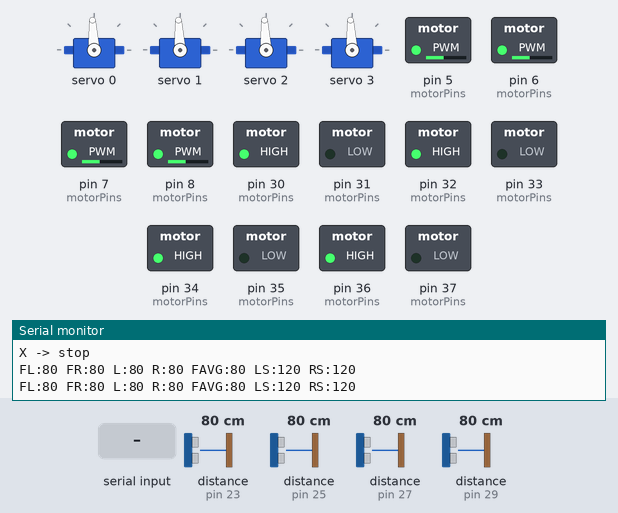
Simulated run of this sketch. Board: Arduino Mega 2560, built with avr-gcc and run on an emulated ATmega2560. Shown: 4 × servo, switched loads named in the sketch (green lamp = pin HIGH), the last lines printed to the serial monitor. Wiring (inferred from the names in the program): 4 × ultrasonic range finder: trigger pin 22, echo pin 23 / trigger pin 24, echo pin 25 / trigger pin 26, echo pin 27 / trigger pin 28, echo pin 29. Dashed ring = blinking. The inputs (shaded band) are chosen by the test bench; at power-on: distance to the obstacle (sensors on pin 23, pin 25, pin 27, pin 29) 80 cm. The echo pulse lasts 58.3 µs per cm; pins used as bus, display or sensor lines are not drawn.

Above: at 3.0 s.
3.1 s: distance to the obstacle (sensor on pin 23) set to 2 cm
At 4.7 s:
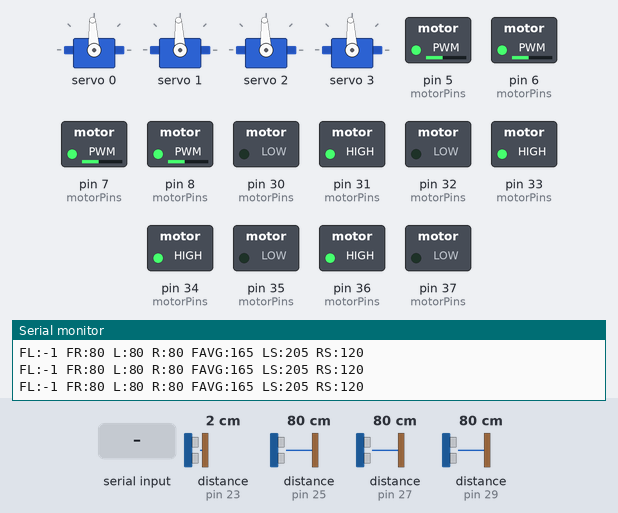
6.1 s: distance to the obstacle (sensor on pin 25) set to 4 cm
8.0 s: distance to the obstacle (sensor on pin 25) set to 2 cm
At 8.9 s:
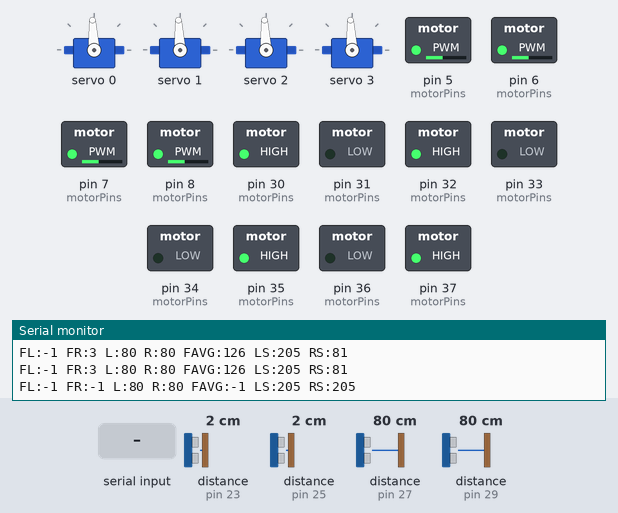
11.0 s: "T\n" received over Serial
At 14.8 s:
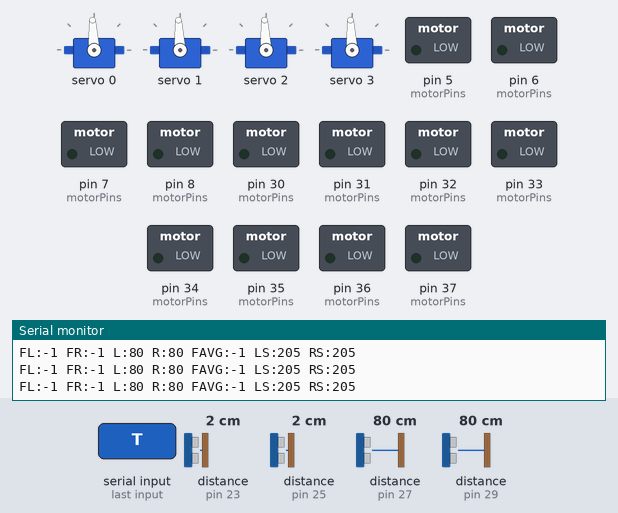
Timing chart, 0 to 16.3 s (numbered marks = the images above; inputs shaded):
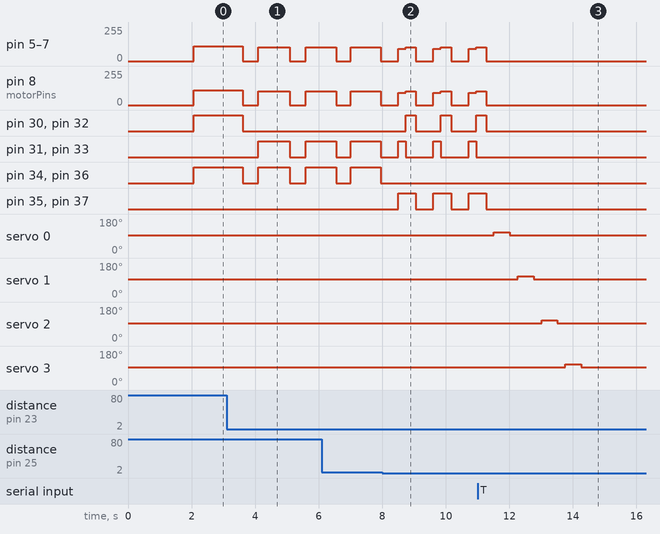

Measured:
- the behaviour switches between 3 and 2 cm on distance to the obstacle (sensor on pin 25) (found by bisection; images 1 and 2)
- after the input at 3.1 s, pin 5 (motorPins), pin 6 (motorPins): alternates 105/255 for 0.99 s and 0/255 for 0.49 s, starting after 0.51 s
- after the input at 8.0 s, pin 30 (motorPins), pin 32 (motorPins): alternates HIGH for 0.32 s and LOW for 0.79 s, starting after 0.74 s; pin 34 (motorPins), pin 36 (motorPins): stops changing and stays LOW; pin 35 (motorPins), pin 37 (motorPins): alternates HIGH for 0.56 s and LOW for 0.55 s, starting after 0.50 s
- after the input at 11.0 s, pin 5 (motorPins), pin 6 (motorPins): goes on until 11.3 s, then stays 0/255

The sketch:

mobile_manipulator_l298n_individual_motors.ino
```cpp
#include <Wire.h>
#include <Adafruit_PWMServoDriver.h>

// ===================== Hardware map =====================
const uint8_t PIN_I2C_SDA = 20;
const uint8_t PIN_I2C_SCL = 21;

// Ultrasonic sensors
const uint8_t TRIG_FRONT_LEFT   = 22;
const uint8_t ECHO_FRONT_LEFT   = 23;

const uint8_t TRIG_FRONT_RIGHT  = 24;
const uint8_t ECHO_FRONT_RIGHT  = 25;

const uint8_t TRIG_RIGHT        = 26;
const uint8_t ECHO_RIGHT        = 27;

const uint8_t TRIG_LEFT         = 28;
const uint8_t ECHO_LEFT         = 29;

// ===================== L298N - LEFT SIDE =====================
// Left motor 1
const uint8_t LEFT_FRONT_ENA    = 5;
const uint8_t LEFT_FRONT_IN1    = 30;
const uint8_t LEFT_FRONT_IN2    = 31;

// Left motor 2
const uint8_t LEFT_REAR_ENA     = 6;
const uint8_t LEFT_REAR_IN1     = 32;
const uint8_t LEFT_REAR_IN2     = 33;

// ===================== L298N - RIGHT SIDE =====================
const uint8_t RIGHT_FRONT_ENA   = 7;
const uint8_t RIGHT_FRONT_IN1   = 34;
const uint8_t RIGHT_FRONT_IN2   = 35;

const uint8_t RIGHT_REAR_ENA    = 8;
const uint8_t RIGHT_REAR_IN1    = 36;
const uint8_t RIGHT_REAR_IN2    = 37;

// ===================== Servo channels (kept for future) =====================
const uint8_t SERVO_BASE        = 0;
const uint8_t SERVO_SHOULDER    = 1;
const uint8_t SERVO_ELBOW       = 2;
const uint8_t SERVO_WRIST       = 3;

const uint8_t SERVO_COUNT = 4;
const uint8_t servoChannel[SERVO_COUNT] = {
  SERVO_BASE, SERVO_SHOULDER, SERVO_ELBOW, SERVO_WRIST
};

const int servoHome[SERVO_COUNT]     = {90, 90, 90, 90};
int       servoCurrent[SERVO_COUNT]  = {90, 90, 90, 90};

const int servoMinAngle[SERVO_COUNT] = {0, 15, 15, 0};
const int servoMaxAngle[SERVO_COUNT] = {180, 165, 165, 180};

const uint16_t SERVO_FREQ      = 50;
const uint16_t SERVO_MIN_PULSE = 102;
const uint16_t SERVO_MAX_PULSE = 512;

Adafruit_PWMServoDriver pca = Adafruit_PWMServoDriver(0x40);

// ===================== Ultrasonic settings =====================
const unsigned long ECHO_TIMEOUT_US   = 30000UL;
const unsigned long SENSOR_GAP_MS     = 18;
const long          DIST_INVALID      = -1;
const int           DIST_MAX_VALID_CM = 250;

// ===================== Motion settings =====================
const int BASE_SPEED       = 100;
const int CRUISE_SPEED     = 112;
const int CAUTION_SPEED    = 92;
const int REVERSE_SPEED    = 92;
const int PIVOT_SPEED      = 105;
const int MAX_CMD_SPEED    = 140;
const int MIN_CMD_SPEED    = 75;

// ===================== Avoidance thresholds =====================
const int FRONT_BLOCK_CM   = 26;
const int FRONT_CAUTION_CM = 45;
const int FRONT_CLEAR_CM   = 60;
const int SIDE_SAFE_CM     = 25;
const int SIDE_OPEN_CM     = 40;
const int VERY_CLOSE_CM    = 12;

// ===================== Timing =====================
const unsigned long CONTROL_DT_MS      = 70;
const unsigned long STATUS_PRINT_MS    = 450;
const unsigned long STOP_BEFORE_BACK_MS = 120;
const unsigned long BACKUP_TIME_MS     = 320;
const unsigned long PIVOT_TIME_MS      = 360;
const unsigned long RECOVERY_WAIT_MS   = 90;

// ===================== State machine =====================
enum RobotState {
  STATE_STARTUP,
  STATE_CRUISE,
  STATE_CAUTION,
  STATE_AVOID_BACKUP,
  STATE_AVOID_TURN
};

enum TurnDirection {
  TURN_LEFT,
  TURN_RIGHT
};

// ===================== Motor structures =====================
struct MotorPins {
  uint8_t ena;
  uint8_t in1;
  uint8_t in2;
};

enum MotorIndex {
  MOTOR_LEFT_FRONT = 0,
  MOTOR_RIGHT_FRONT,
  MOTOR_LEFT_REAR,
  MOTOR_RIGHT_REAR,
  MOTOR_COUNT
};

const MotorPins motorPins[MOTOR_COUNT] = {
  {LEFT_FRONT_ENA,  LEFT_FRONT_IN1,  LEFT_FRONT_IN2},
  {RIGHT_FRONT_ENA, RIGHT_FRONT_IN1, RIGHT_FRONT_IN2},
  {LEFT_REAR_ENA,   LEFT_REAR_IN1,   LEFT_REAR_IN2},
  {RIGHT_REAR_ENA,  RIGHT_REAR_IN1,  RIGHT_REAR_IN2}
};

// ===================== Sensor data =====================
struct SensorReadings {
  long frontLeft;
  long frontRight;
  long right;
  long left;
  long frontAvg;
  long leftScore;
  long rightScore;
};

SensorReadings sense;

// ===================== Runtime =====================
RobotState currentState = STATE_STARTUP;
TurnDirection lastTurn = TURN_RIGHT;

unsigned long lastControlTime = 0;
unsigned long lastPrintTime = 0;
unsigned long stateStartTime = 0;

bool autoMode = true;
bool armLocked = true;

int backDir = 1;

// ===================== Utility =====================
long clampLong(long x, long lo, long hi) {
  if (x < lo) return lo;
  if (x > hi) return hi;
  return x;
}

long sanitizeDistance(long d) {
  if (d <= 0 || d > DIST_MAX_VALID_CM) return DIST_INVALID;
  return d;
}

long median3(long a, long b, long c) {
  if (a > b) { long t = a; a = b; b = t; }
  if (b > c) { long t = b; b = c; c = t; }
  if (a > b) { long t = a; a = b; b = t; }
  return b;
}

// ===================== Servo functions (kept for future) =====================
uint16_t angleToPulse(int angle) {
  angle = constrain(angle, 0, 180);
  return map(angle, 0, 180, SERVO_MIN_PULSE, SERVO_MAX_PULSE);
}

void writeServo(uint8_t index, int angle) {
  if (index >= SERVO_COUNT) return;
  angle = constrain(angle, servoMinAngle[index], servoMaxAngle[index]);
  servoCurrent[index] = angle;
  pca.setPWM(servoChannel[index], 0, angleToPulse(angle));
}

void lockArmHome() {
  for (uint8_t i = 0; i < SERVO_COUNT; i++) {
    if (servoCurrent[i] != servoHome[i]) {
      writeServo(i, servoHome[i]);
      delay(60);
    }
  }
}

void moveAllHome() {
  for (uint8_t i = 0; i < SERVO_COUNT; i++) {
    writeServo(i, servoHome[i]);
    delay(180);
  }
}

void startupServoTest() {
  for (uint8_t i = 0; i < SERVO_COUNT; i++) {
    int testAngle = servoHome[i] + 15;
    if (testAngle > servoMaxAngle[i]) testAngle = servoHome[i] - 15;
    testAngle = constrain(testAngle, servoMinAngle[i], servoMaxAngle[i]);
    writeServo(i, testAngle);
    delay(500);
    writeServo(i, servoHome[i]);
    delay(250);
  }
}

// ===================== Ultrasonic functions =====================
void initUltrasonicPins() {
  pinMode(TRIG_FRONT_LEFT, OUTPUT);
  pinMode(ECHO_FRONT_LEFT, INPUT);

  pinMode(TRIG_FRONT_RIGHT, OUTPUT);
  pinMode(ECHO_FRONT_RIGHT, INPUT);

  pinMode(TRIG_RIGHT, OUTPUT);
  pinMode(ECHO_RIGHT, INPUT);

  pinMode(TRIG_LEFT, OUTPUT);
  pinMode(ECHO_LEFT, INPUT);

  digitalWrite(TRIG_FRONT_LEFT, LOW);
  digitalWrite(TRIG_FRONT_RIGHT, LOW);
  digitalWrite(TRIG_RIGHT, LOW);
  digitalWrite(TRIG_LEFT, LOW);
}

long readDistanceRawCM(uint8_t trigPin, uint8_t echoPin) {
  digitalWrite(trigPin, LOW);
  delayMicroseconds(3);
  digitalWrite(trigPin, HIGH);
  delayMicroseconds(10);
  digitalWrite(trigPin, LOW);

  unsigned long duration = pulseIn(echoPin, HIGH, ECHO_TIMEOUT_US);
  if (duration == 0) return DIST_INVALID;

  long distance = duration / 58;
  if (distance < 2 || distance > 400) return DIST_INVALID;
  return distance;
}

long readDistanceFilteredCM(uint8_t trigPin, uint8_t echoPin) {
  long a = readDistanceRawCM(trigPin, echoPin);
  delay(SENSOR_GAP_MS);
  long b = readDistanceRawCM(trigPin, echoPin);
  delay(SENSOR_GAP_MS);
  long c = readDistanceRawCM(trigPin, echoPin);

  if (a == DIST_INVALID && b == DIST_INVALID && c == DIST_INVALID) return DIST_INVALID;
  if (a == DIST_INVALID) a = DIST_MAX_VALID_CM;
  if (b == DIST_INVALID) b = DIST_MAX_VALID_CM;
  if (c == DIST_INVALID) c = DIST_MAX_VALID_CM;

  return median3(a, b, c);
}

void updateSensors() {
  sense.frontLeft  = readDistanceFilteredCM(TRIG_FRONT_LEFT, ECHO_FRONT_LEFT);
  delay(SENSOR_GAP_MS);
  sense.frontRight = readDistanceFilteredCM(TRIG_FRONT_RIGHT, ECHO_FRONT_RIGHT);
  delay(SENSOR_GAP_MS);
  sense.right      = readDistanceFilteredCM(TRIG_RIGHT, ECHO_RIGHT);
  delay(SENSOR_GAP_MS);
  sense.left       = readDistanceFilteredCM(TRIG_LEFT, ECHO_LEFT);

  if (sense.frontLeft == DIST_INVALID && sense.frontRight == DIST_INVALID) {
    sense.frontAvg = DIST_INVALID;
  } else {
    long fl = (sense.frontLeft == DIST_INVALID) ? DIST_MAX_VALID_CM : sense.frontLeft;
    long fr = (sense.frontRight == DIST_INVALID) ? DIST_MAX_VALID_CM : sense.frontRight;
    sense.frontAvg = (fl + fr) / 2;
  }

  long ls = (sense.left == DIST_INVALID) ? DIST_MAX_VALID_CM : sense.left;
  long rs = (sense.right == DIST_INVALID) ? DIST_MAX_VALID_CM : sense.right;
  long fl = (sense.frontLeft == DIST_INVALID) ? DIST_MAX_VALID_CM : sense.frontLeft;
  long fr = (sense.frontRight == DIST_INVALID) ? DIST_MAX_VALID_CM : sense.frontRight;

  sense.leftScore = ls + (fl / 2);
  sense.rightScore = rs + (fr / 2);
}

bool sensorMissingOrBad() {
  return (sense.frontLeft == DIST_INVALID || sense.frontRight == DIST_INVALID ||
          sense.left == DIST_INVALID || sense.right == DIST_INVALID);
}

void printDistances() {
  Serial.print("FL:");
  Serial.print(sense.frontLeft);
  Serial.print(" FR:");
  Serial.print(sense.frontRight);
  Serial.print(" L:");
  Serial.print(sense.left);
  Serial.print(" R:");
  Serial.print(sense.right);
  Serial.print(" FAVG:");
  Serial.print(sense.frontAvg);
  Serial.print(" LS:");
  Serial.print(sense.leftScore);
  Serial.print(" RS:");
  Serial.println(sense.rightScore);
}

// ===================== Motor functions =====================
void initMotorPins() {
  for (uint8_t i = 0; i < MOTOR_COUNT; i++) {
    pinMode(motorPins[i].ena, OUTPUT);
    pinMode(motorPins[i].in1, OUTPUT);
    pinMode(motorPins[i].in2, OUTPUT);
    analogWrite(motorPins[i].ena, 0);
    digitalWrite(motorPins[i].in1, LOW);
    digitalWrite(motorPins[i].in2, LOW);
  }
}

void setMotor(MotorIndex motor, int pwm) {
  pwm = constrain(pwm, -255, 255);

  if (pwm > 0) {
    digitalWrite(motorPins[motor].in1, HIGH);
    digitalWrite(motorPins[motor].in2, LOW);
    analogWrite(motorPins[motor].ena, pwm);
  } else if (pwm < 0) {
    digitalWrite(motorPins[motor].in1, LOW);
    digitalWrite(motorPins[motor].in2, HIGH);
    analogWrite(motorPins[motor].ena, -pwm);
  } else {
    digitalWrite(motorPins[motor].in1, LOW);
    digitalWrite(motorPins[motor].in2, LOW);
    analogWrite(motorPins[motor].ena, 0);
  }
}

void setDrive4(int leftFront, int rightFront, int leftRear, int rightRear) {
  setMotor(MOTOR_LEFT_FRONT, leftFront);
  setMotor(MOTOR_RIGHT_FRONT, rightFront);
  setMotor(MOTOR_LEFT_REAR, leftRear);
  setMotor(MOTOR_RIGHT_REAR, rightRear);
}

void stopMotors() {
  setDrive4(0, 0, 0, 0);
}

void driveForward(int l, int r) {
  setDrive4(abs(l), abs(r), abs(l), abs(r));
}

void driveBackward(int l, int r) {
  setDrive4(-abs(l), -abs(r), -abs(l), -abs(r));
}

void pivotLeft(int pwm) {
  setDrive4(-abs(pwm), abs(pwm), -abs(pwm), abs(pwm));
}

void pivotRight(int pwm) {
  setDrive4(abs(pwm), -abs(pwm), abs(pwm), -abs(pwm));
}

// ===================== Decision logic =====================
bool frontBlocked() {
  long fl = (sense.frontLeft == DIST_INVALID) ? 0 : sense.frontLeft;
  long fr = (sense.frontRight == DIST_INVALID) ? 0 : sense.frontRight;
  return (fl <= FRONT_BLOCK_CM || fr <= FRONT_BLOCK_CM);
}

bool dangerClose() {
  long fl = (sense.frontLeft == DIST_INVALID) ? 0 : sense.frontLeft;
  long fr = (sense.frontRight == DIST_INVALID) ? 0 : sense.frontRight;
  return (fl <= VERY_CLOSE_CM || fr <= VERY_CLOSE_CM);
}

bool sideTight() {
  long l = (sense.left == DIST_INVALID) ? 0 : sense.left;
  long r = (sense.right == DIST_INVALID) ? 0 : sense.right;
  return (l < SIDE_SAFE_CM || r < SIDE_SAFE_CM);
}

TurnDirection chooseBestTurn() {
  long l = (sense.left == DIST_INVALID) ? 0 : sense.left;
  long r = (sense.right == DIST_INVALID) ? 0 : sense.right;
  long leftMargin = (sense.leftScore == DIST_INVALID ? 0 : sense.leftScore) - (sense.rightScore == DIST_INVALID ? 0 : sense.rightScore);

  if (l > SIDE_OPEN_CM && r <= SIDE_SAFE_CM) return TURN_LEFT;
  if (r > SIDE_OPEN_CM && l <= SIDE_SAFE_CM) return TURN_RIGHT;
  if (leftMargin > 10) return TURN_LEFT;
  if (leftMargin < -10) return TURN_RIGHT;
  if (l > r) return TURN_LEFT;
  if (r > l) return TURN_RIGHT;
  return lastTurn == TURN_LEFT ? TURN_RIGHT : TURN_LEFT;
}

void setState(RobotState newState) {
  currentState = newState;
  stateStartTime = millis();
}

void runCruiseControl() {
  long fl = (sense.frontLeft == DIST_INVALID) ? DIST_MAX_VALID_CM : sense.frontLeft;
  long fr = (sense.frontRight == DIST_INVALID) ? DIST_MAX_VALID_CM : sense.frontRight;
  long l  = (sense.left == DIST_INVALID) ? DIST_MAX_VALID_CM : sense.left;
  long r  = (sense.right == DIST_INVALID) ? DIST_MAX_VALID_CM : sense.right;

  int frontBalance = (int)(fl - fr);
  int sideBalance  = (int)(l - r);
  int steering = (frontBalance * 2 + sideBalance) / 3;
  steering = constrain(steering, -35, 35);

  int targetSpeed = CRUISE_SPEED;
  if (sense.frontAvg != DIST_INVALID && sense.frontAvg < FRONT_CAUTION_CM) targetSpeed = CAUTION_SPEED;

  int leftCmd  = constrain(targetSpeed + steering, MIN_CMD_SPEED, MAX_CMD_SPEED);
  int rightCmd = constrain(targetSpeed - steering, MIN_CMD_SPEED, MAX_CMD_SPEED);

  driveForward(leftCmd, rightCmd);
}

void runCautionControl() {
  TurnDirection preferred = chooseBestTurn();
  int bias = 18;

  if (preferred == TURN_LEFT) driveForward(CAUTION_SPEED - bias, CAUTION_SPEED + bias);
  else driveForward(CAUTION_SPEED + bias, CAUTION_SPEED - bias);
}

void runAvoidance() {
  unsigned long elapsed = millis() - stateStartTime;

  if (elapsed < STOP_BEFORE_BACK_MS) {
    stopMotors();
    return;
  }

  if (elapsed < STOP_BEFORE_BACK_MS + BACKUP_TIME_MS) {
    long l = (sense.left == DIST_INVALID) ? 0 : sense.left;
    long r = (sense.right == DIST_INVALID) ? 0 : sense.right;
    backDir = (l > r) ? 1 : -1;
    driveBackward(REVERSE_SPEED + 8, REVERSE_SPEED + 8);
    return;
  }

  if (elapsed < STOP_BEFORE_BACK_MS + BACKUP_TIME_MS + PIVOT_TIME_MS) {
    TurnDirection turn = chooseBestTurn();
    lastTurn = turn;
    if (turn == TURN_LEFT) pivotLeft(PIVOT_SPEED);
    else pivotRight(PIVOT_SPEED);
    return;
  }

  setState(STATE_CRUISE);
}

void autonomousStep() {
  if (armLocked) {
    // kept for future use only
  }

  updateSensors();

  if (sensorMissingOrBad() && sense.frontLeft == DIST_INVALID && sense.frontRight == DIST_INVALID) {
    stopMotors();
    delay(80);
    driveBackward(REVERSE_SPEED, REVERSE_SPEED);
    delay(240);
    TurnDirection t = chooseBestTurn();
    if (t == TURN_LEFT) pivotLeft(PIVOT_SPEED);
    else pivotRight(PIVOT_SPEED);
    delay(320);
    stopMotors();
    return;
  }

  if (dangerClose()) {
    if (currentState != STATE_AVOID_BACKUP && currentState != STATE_AVOID_TURN) {
      setState(STATE_AVOID_BACKUP);
    }
  } else {
    switch (currentState) {
      case STATE_STARTUP:
        setState(STATE_CRUISE);
        break;
      case STATE_CRUISE:
        if (frontBlocked()) setState(STATE_AVOID_BACKUP);
        else if (sense.frontAvg != DIST_INVALID && (sense.frontAvg < FRONT_CAUTION_CM || sideTight()))
          setState(STATE_CAUTION);
        break;
      case STATE_CAUTION:
        if (frontBlocked()) setState(STATE_AVOID_BACKUP);
        else if (sense.frontAvg != DIST_INVALID && sense.frontAvg >= FRONT_CLEAR_CM && !sideTight())
          setState(STATE_CRUISE);
        break;
      case STATE_AVOID_BACKUP:
      case STATE_AVOID_TURN:
        break;
    }
  }

  switch (currentState) {
    case STATE_CRUISE:       runCruiseControl(); break;
    case STATE_CAUTION:      runCautionControl(); break;
    case STATE_AVOID_BACKUP: runAvoidance(); break;
    case STATE_AVOID_TURN:   runAvoidance(); break;
    default:                 stopMotors(); break;
  }
}

// ===================== Serial commands =====================
void printHelp() {
  Serial.println("A -> auto mode");
  Serial.println("M -> manual stop");
  Serial.println("H -> arm home lock");
  Serial.println("T -> servo startup test");
  Serial.println("D -> distances");
  Serial.println("S -> status");
  Serial.println("F -> forward");
  Serial.println("B -> backward");
  Serial.println("L -> pivot left");
  Serial.println("R -> pivot right");
  Serial.println("X -> stop");
}

void printStatus() {
  Serial.print("STATE:");
  switch (currentState) {
    case STATE_STARTUP:       Serial.print("STARTUP"); break;
    case STATE_CRUISE:        Serial.print("CRUISE"); break;
    case STATE_CAUTION:       Serial.print("CAUTION"); break;
    case STATE_AVOID_BACKUP:  Serial.print("AVOID_BACKUP"); break;
    case STATE_AVOID_TURN:    Serial.print("AVOID_TURN"); break;
  }
  Serial.print(" AUTO:");
  Serial.print(autoMode ? "1" : "0");
  Serial.print(" ARM_LOCK:");
  Serial.println(armLocked ? "1" : "0");
}

void parseCommand(String cmd) {
  cmd.trim();

  if (cmd == "A") { autoMode = true; setState(STATE_CRUISE); return; }
  if (cmd == "M") { autoMode = false; stopMotors(); return; }
  if (cmd == "H") { armLocked = true; lockArmHome(); return; }
  if (cmd == "T") { autoMode = false; stopMotors(); startupServoTest(); return; }
  if (cmd == "D") { updateSensors(); printDistances(); return; }
  if (cmd == "S") { printStatus(); return; }
  if (cmd == "F") { autoMode = false; driveForward(95, 95); return; }
  if (cmd == "B") { autoMode = false; driveBackward(85, 85); return; }
  if (cmd == "L") { autoMode = false; pivotLeft(95); return; }
  if (cmd == "R") { autoMode = false; pivotRight(95); return; }
  if (cmd == "X") { autoMode = false; stopMotors(); return; }
}

// ===================== Setup =====================
void setup() {
  Serial.begin(9600);
  Wire.begin();

  pca.begin();
  pca.setOscillatorFrequency(27000000);
  pca.setPWMFreq(SERVO_FREQ);

  initUltrasonicPins();
  initMotorPins();

  moveAllHome();
  delay(700);
  lockArmHome();

  updateSensors();
  setState(STATE_CRUISE);
  printHelp();
}

// ===================== Loop =====================
void loop() {
  if (Serial.available()) {
    String cmd = Serial.readStringUntil('\n');
    parseCommand(cmd);
  }

  if (autoMode && millis() - lastControlTime >= CONTROL_DT_MS) {
    lastControlTime = millis();
    autonomousStep();
  }

  if (millis() - lastPrintTime >= STATUS_PRINT_MS) {
    lastPrintTime = millis();
    updateSensors();
    printDistances();
  }
}
```
